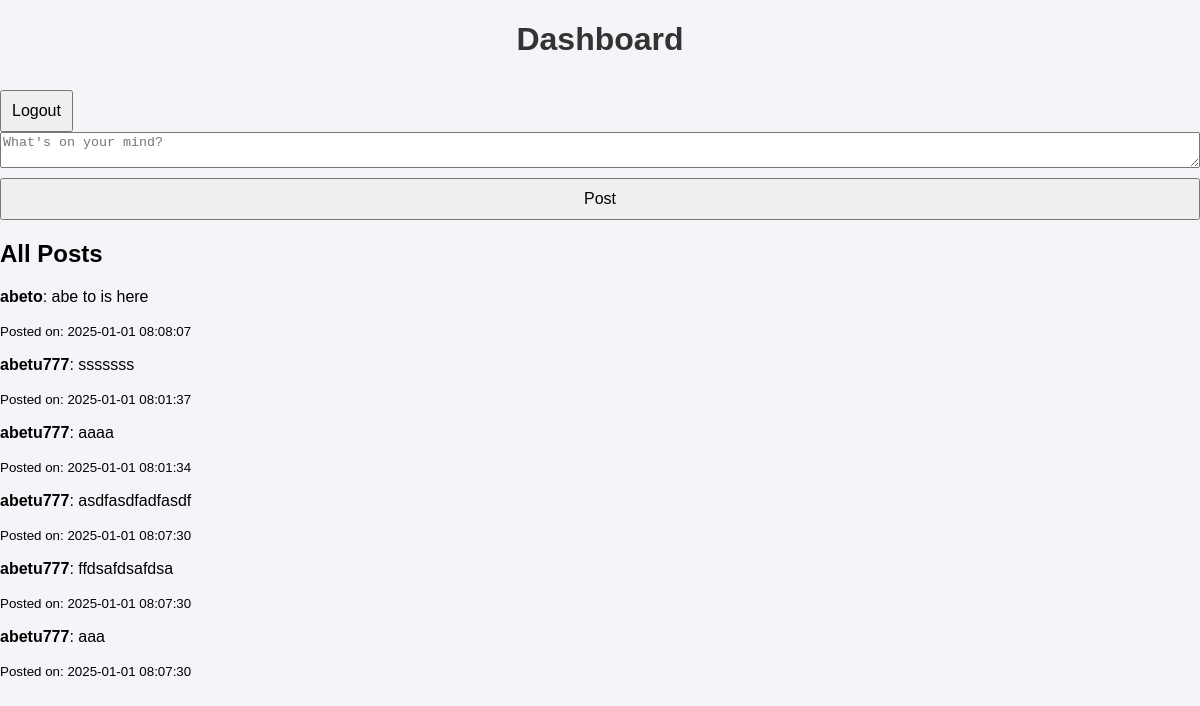
Page /dashboard (signed in) on the committed database.
### app/main.py (models this page shows)
class Post(db.Model):
    id = db.Column(db.Integer, primary_key=True)
    content = db.Column(db.Text, nullable=False)
    user_id = db.Column(db.Integer, db.ForeignKey('user.id'), nullable=False)
    timestamp = db.Column(db.DateTime, default=datetime.utcnow)

class User(db.Model):
    id = db.Column(db.Integer, primary_key=True)
    username = db.Column(db.String(150), unique=True, nullable=False)
    password_hash = db.Column(db.String(150), nullable=False)
    posts = db.relationship('Post', backref='user', lazy=True)

### app/main.py (the view)
@app.route("/dashboard")
def dashboard():
    if "user_id" not in session:
        return redirect(url_for("login_page"))
    posts = Post.query.order_by(Post.id.desc()).all()
    return render_template("dashboard.html", posts=posts)

### app/templates/dashboard.html (shortened to what this page needs)
<!DOCTYPE html>
<html lang="en">
<head>
    <link rel="stylesheet" href="{{ url_for('static', filename='style.css') }}">
</head>
<body>
    <h1>Dashboard</h1>
    <form action="{{ url_for('logout') }}" method="POST" style="display: inline;">
        <button type="submit">Logout</button>
    </form>
    <form action="{{ url_for('create_post') }}" method="POST">
        <textarea name="content" placeholder="What's on your mind?" required></textarea>
        <button type="submit">Post</button>
    </form>
    <h2>All Posts</h2>
    <div>
        {% for post in posts %}
            <div>
                <p><strong>{{ post.user.username }}</strong>: {{ post.content }}</p>
                <small>Posted on: {{ post.timestamp.strftime('%Y-%m-%d %H:%M:%S') }}</small>
            </div>
        {% endfor %}
    </div>
</body>
</html>

### app/static/style.css (style rules this page uses)
body { font-family: Arial, sans-serif; background-color: #f4f4f9; margin: 0; padding: 0; }
h1 { text-align: center; color: #333; }
form { display: flex; flex-direction: column; }
input, button { margin-top: 10px; padding: 10px; font-size: 16px; }

### rows in the picture
Post: user.username "abeto", content "abe to is here", timestamp "2025-01-01 08:08:07"
Post: user.username "abetu777", content "sssssss", timestamp "2025-01-01 08:01:37"
Post: user.username "abetu777", content "aaaa", timestamp "2025-01-01 08:01:34"
Post: user.username "abetu777", content "asdfasdfadfasdf", timestamp "2025-01-01 08:07:30"
Post: user.username "abetu777", content "ffdsafdsafdsa", timestamp "2025-01-01 08:07:30"
Post: user.username "abetu777", content "aaa", timestamp "2025-01-01 08:07:30"
